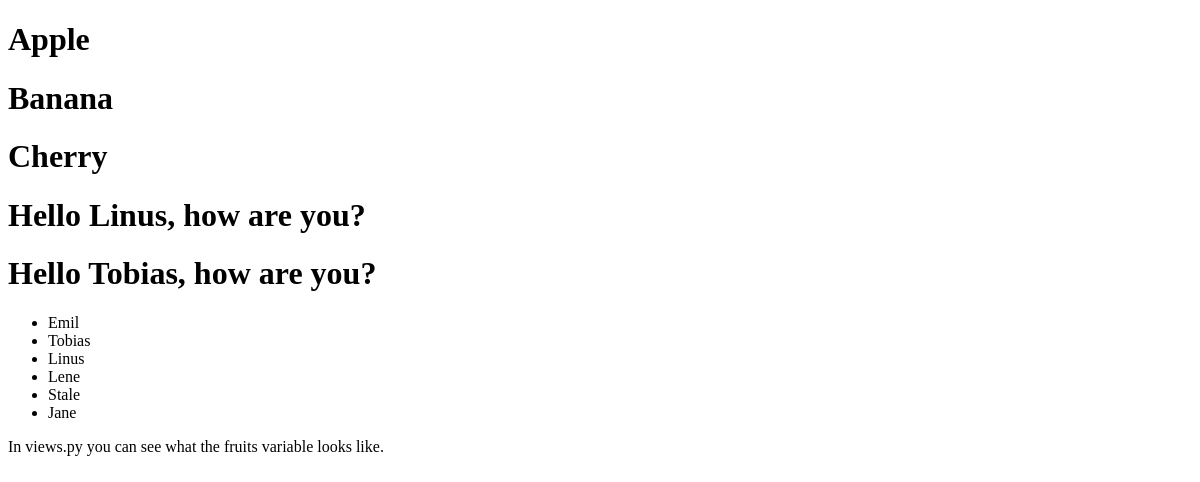
The app's page /testing/, older data.
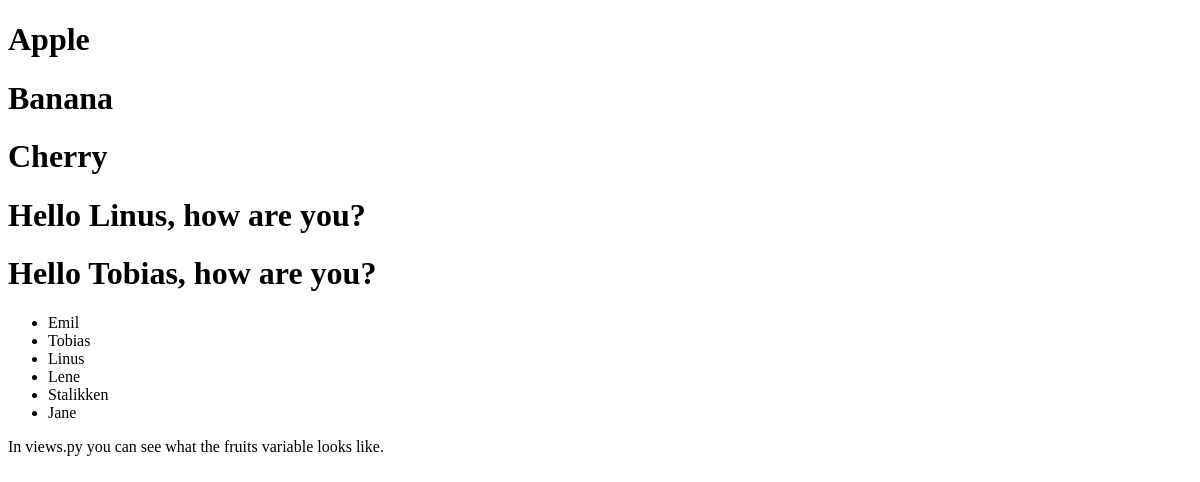
The same page, newer data.
### members/models.py (models this page shows)
class Member(models.Model):
  firstname = models.CharField(max_length=255)
  lastname = models.CharField(max_length=255)
  phone = models.IntegerField(null=True)
  joined_date = models.DateField(null=True)

### members/views.py (the view)
# urls.py: path('testing/', views.testing, name='testing'),
def testing(request):
  mymembers = Member.objects.all().values()
  template = loader.get_template('template.html')
  context = {
    'mymembers': mymembers,
    'firstname': 'Linus',
    'fruits': ['Apple', 'Banana', 'Cherry'],
  }
  return HttpResponse(template.render(context, request))

### members/templates/template.html
<!DOCTYPE html>
<html>
<body>
{% for x in fruits %}
  <h1>{{ x }}</h1>
{% endfor %}
<h1>Hello {{ firstname }}, how are you?</h1>
{% with firstname="Tobias" %}
<h1>Hello {{ firstname }}, how are you?</h1>
{% endwith %}
<ul>
  {% for x in mymembers %}
    <li>{{ x.firstname }}</li>
  {% endfor %}
</ul>
<p>In views.py you can see what the fruits variable looks like.</p>
</body>
</html>

Row changes from the older to the newer data that the page shows:
changed Member: firstname "Stale" → "Stalikken"
